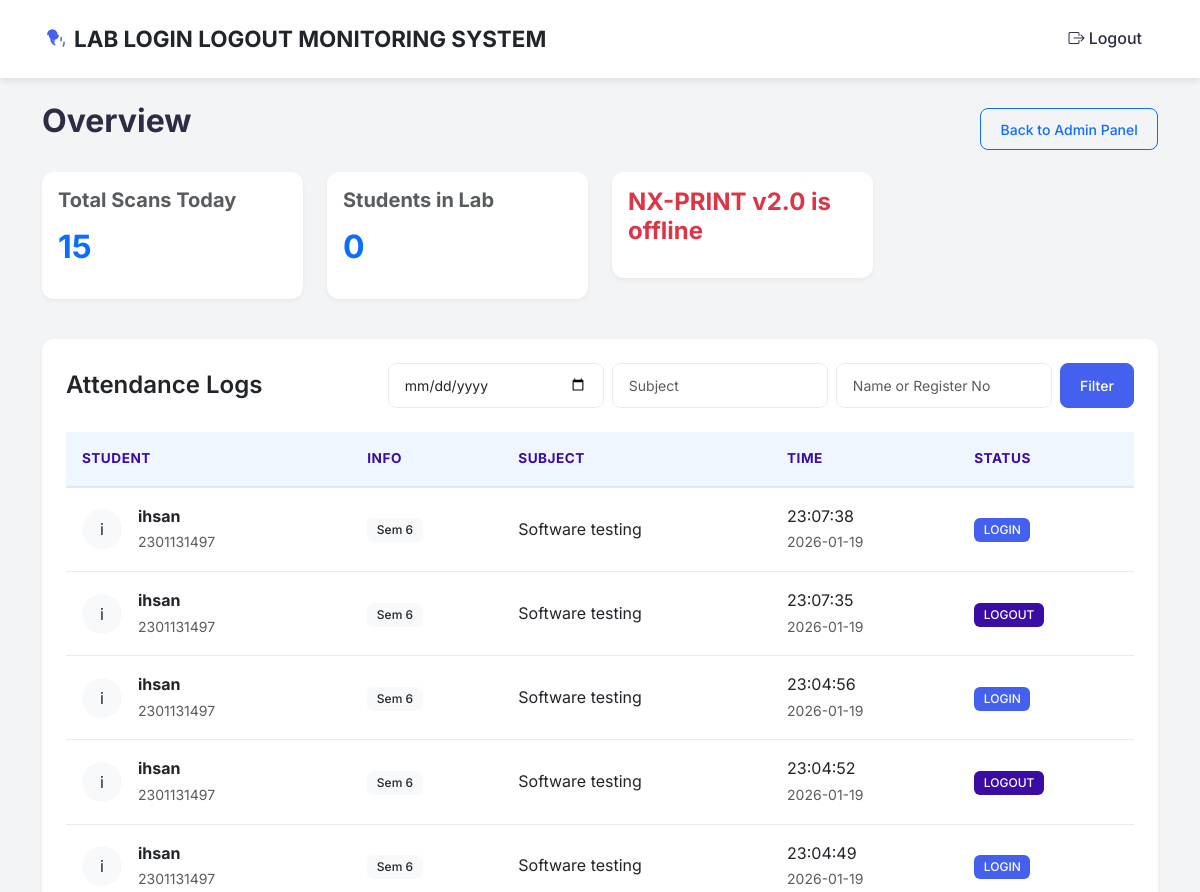
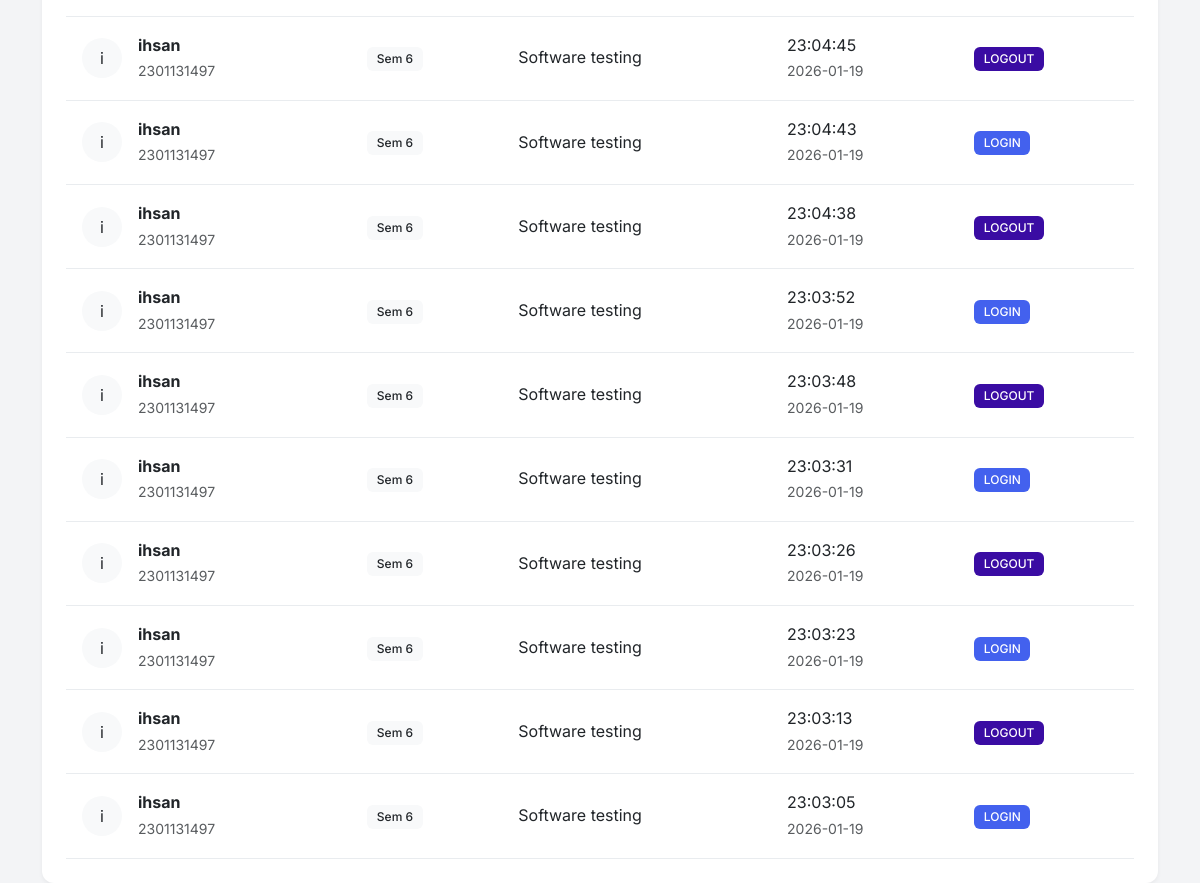
Screenshot of /dashboard (signed in) with the database file from the repository (2 pictures, top to bottom).
### database.py (models this page shows, shortened)
class Attendance(db.Model):
    id = db.Column(db.Integer, primary_key=True)
    student_id = db.Column(db.Integer, db.ForeignKey('student.id'), nullable=False)
    timestamp = db.Column(db.DateTime, default=datetime.now)
    status = db.Column(db.String(20), nullable=False) # LOGIN or LOGOUT
    subject = db.Column(db.String(100), nullable=False) # Subject name at time of scan
    student = db.relationship('Student', backref=db.backref('attendance_records', lazy=True, cascade="all, delete-orphan"))

class Student(db.Model):
    id = db.Column(db.Integer, primary_key=True)
    name = db.Column(db.String(100), nullable=False)
    roll_no = db.Column(db.String(20), unique=True, nullable=False)
    semester = db.Column(db.String(10), nullable=False, default="1") # Added Semantic
    fingerprint_id = db.Column(db.Integer, unique=True, nullable=False)

### app.py (the view, shortened to what this page needs)
@app.route('/dashboard')
def public_dashboard():
    date_filter = request.args.get('date')
    subject_filter = request.args.get('subject')
    search_query = request.args.get('search')
    query = Attendance.query.join(Student)
    if subject_filter:
        query = query.filter(Attendance.subject.ilike(f"%{subject_filter}%"))
    if not (date_filter or subject_filter or search_query):
        recent_logs = query.order_by(Attendance.timestamp.desc()).limit(50).all()
        latest_global = Attendance.query.order_by(Attendance.id.desc()).first()
        last_id = latest_global.id if latest_global else 0
    else:
        recent_logs = query.order_by(Attendance.timestamp.desc()).all()
        latest_global = Attendance.query.order_by(Attendance.id.desc()).first()
        last_id = latest_global.id if latest_global else 0
    active_count = get_active_student_count()
    return render_template('dashboard.html', logs=recent_logs, active_count=active_count, last_id=last_id)

### app.py (called while the page is built)
@login_manager.user_loader
def load_user(user_id):
    return Admin.query.get(int(user_id))

@app.context_processor
def inject_device_status():
    is_connected = (time.time() - last_heartbeat_time) < 5
    return dict(is_device_connected=is_connected)

def get_active_student_count():
    today_start = datetime.combine(date.today(), datetime.min.time())
    subquery = db.session.query(
        Attendance.student_id,
        func.max(Attendance.timestamp).label('max_time')
    ).filter(Attendance.timestamp >= today_start).group_by(Attendance.student_id).subquery()
    count = db.session.query(Attendance).join(
        subquery,
        (Attendance.student_id == subquery.c.student_id) &
        (Attendance.timestamp == subquery.c.max_time)
    ).filter(Attendance.status == 'LOGIN').count()
    return count
    return count

### templates/dashboard.html (shortened to what this page needs)
{% extends 'base.html' %}
{% block content %}
<div class="row mb-4">
    <div class="col-md-12">
        <div class="d-flex justify-content-between align-items-center mb-3">
            <h2>Overview</h2>
            {% if current_user.is_authenticated %}
            <div>
                <a href="{{ url_for('admin_dashboard') }}" class="btn btn-outline-primary btn-sm">
                    Back to Admin Panel
                </a>
            </div>
            {% endif %}
        </div>
        <div class="row">
            <div class="col-md-3">
                <div class="card p-3 mb-3">
                    <h5 class="text-muted">Total Scans Today</h5>
                    <h2 class="fw-bold text-primary">{{ logs|length }}</h2>
                </div>
            </div>
            <div class="col-md-3">
                <div class="card p-3 mb-3">
                    <h5 class="text-muted">Students in Lab</h5>
                    <h2 class="fw-bold text-primary">{{ active_count }}</h2>
                </div>
            </div>
            <div class="col-md-3">
                <div class="card p-3 mb-3 border-primary">
                    {% if is_device_connected %}
                    <div class="d-flex align-items-center justify-content-center">
                        <h4 class="fw-bold text-success mb-0" id="lcd-status">Online</h4>
                        <div class="fingerprint-wrapper" id="fingerprint-anim">
                            <i class="bi bi-fingerprint fingerprint-icon fingerprint-neutral"></i>
                            <i class="bi bi-x-circle-fill error-badge"></i>
                            <i class="bi bi-check-circle-fill success-badge"></i>
                        </div>
                    </div>
                    {% else %}
                    <h4 class="fw-bold text-danger" id="lcd-status">NX-PRINT v2.0 is offline</h4>
                    {% endif %}
                </div>
            </div>
        </div>
    </div>
</div>
<div class="row">
    <div class="col-md-12">
        <div class="card p-4">
            <div class="d-flex justify-content-between align-items-center mb-4">
                <h4 class="card-title mb-0">Attendance Logs</h4>
                <form method="GET" action="{{ url_for('public_dashboard') }}" class="d-flex gap-2">
                    <input type="date" class="form-control form-control-sm" name="date"
                        value="{{ request.args.get('date', '') }}" placeholder="Date">
                    <input type="text" class="form-control form-control-sm" name="subject"
                        value="{{ request.args.get('subject', '') }}" placeholder="Subject">
                    <input type="text" class="form-control form-control-sm" name="search"
                        value="{{ request.args.get('search', '') }}" placeholder="Name or Register No">
                    <button type="submit" class="btn btn-primary btn-sm">Filter</button>
                </form>
            </div>
            <div class="table-responsive">
                <table class="table table-hover align-middle">
                    <thead>
                        <tr>
                            <th>Student</th>
                            <th>Info</th>
                            <th>Subject</th>
                            <th>Time</th>
                            <th>Status</th>
                        </tr>
                    </thead>
                    <tbody>
                        {% for log in logs %}
                        <tr>
                            <td>
                                <div class="d-flex align-items-center">
                                    <div class="avatar bg-light rounded-circle p-2 me-3 text-center"
                                        style="width: 40px; height: 40px;">
                                        {{ log.student.name[0] }}
                                    </div>
                                    <div>
                                        <div class="fw-bold">{{ log.student.name }}</div>
                                        <small class="text-muted">{{ log.student.roll_no }}</small>
                                    </div>
                                </div>
                            </td>
                            <td><span class="badge bg-light text-dark">Sem {{ log.student.semester }}</span></td>
                            <td>{{ log.subject }}</td>
                            <td>{{ log.timestamp.strftime('%H:%M:%S') }} <br> <small class="text-muted">{{
                                    log.timestamp.strftime('%Y-%m-%d') }}</small></td>
                            <td>
                                {% if log.status == 'LOGIN' %}
                                <span class="badge" style="background-color: var(--primary); color: white;">LOGIN</span>
                                {% else %}
                                <span class="badge"
                                    style="background-color: var(--primary-dark); color: white;">LOGOUT</span>
                                {% endif %}
                            </td>
                        </tr>
                        {% else %}
                        <tr>
                            <td colspan="5" class="text-center text-muted py-4">No recent attendance records found.</td>
                        </tr>
                        {% endfor %}
                    </tbody>
                </table>
            </div>
        </div>
    </div>
</div>
</div>
{% endblock %}

### static/css/style.css (style rules this page uses)
:root { --primary: #4361ee; --primary-dark: #3a0ca3; --secondary: #4cc9f0; --success: #2ec4b6; --warning: #ffbe0b; --danger: #e63946; --dark: #2b2d42; --light: #f8f9fa; --surface: #ffffff; --border: #e9ecef; --text-main: #2b2d42; --text-muted: #8d99ae; --shadow-sm: 0 2px 4px rgba(0, 0, 0, 0.05); --shadow-md: 0 4px 6px rgba(0, 0, 0, 0.07); --shadow-lg: 0 10px 15px rgba(0, 0, 0, 0.1); --radius: 12px; }
body { font-family: 'Inter', system-ui, -apple-system, sans-serif; color: var(--text-main); background-color: #f3f4f6; line-height: 1.6; }
h1, h2, h3, h4, h5, h6 { font-weight: 700; color: var(--dark); margin-bottom: 1rem; }
.card { background: var(--surface); border: none; border-radius: var(--radius); box-shadow: var(--shadow-sm); transition: transform 0.2s ease, box-shadow 0.2s ease; overflow: hidden; }
.card-title { font-weight: 600; margin-bottom: 0.5rem; }
.btn { padding: 0.6rem 1.2rem; font-weight: 500; border-radius: 8px; transition: all 0.2s; }
.btn-primary { background-color: var(--primary); border-color: var(--primary); }
.table { margin-bottom: 0; }
.table thead th { background-color: #eff6ff; border-bottom: 2px solid #dbeafe; color: var(--primary-dark); font-size: 0.85rem; text-transform: uppercase; letter-spacing: 0.5px; font-weight: 700; padding: 1rem; }
.table tbody td { padding: 1rem; vertical-align: middle; border-bottom: 1px solid var(--border); }
.form-control, .form-select { border-radius: 8px; border: 1px solid var(--border); padding: 0.7rem 1rem; box-shadow: none; transition: border-color 0.2s; }
.badge { padding: 0.5em 0.8em; font-weight: 500; border-radius: 6px; }

### templates/base.html (style rules this page uses)
body { animation: fadeIn 0.6s ease-out; }

### rows the page displays
Attendance: student "i", student.name "ihsan", student.roll_no "2301131497", student.semester "6", subject "Software testing", timestamp "23:07:38", timestamp "2026-01-19", status "LOGIN"
Attendance: student "i", student.name "ihsan", student.roll_no "2301131497", student.semester "6", subject "Software testing", timestamp "23:07:35", timestamp "2026-01-19", status "LOGOUT"
Attendance: student "i", student.name "ihsan", student.roll_no "2301131497", student.semester "6", subject "Software testing", timestamp "23:04:56", timestamp "2026-01-19", status "LOGIN"
Attendance: student "i", student.name "ihsan", student.roll_no "2301131497", student.semester "6", subject "Software testing", timestamp "23:04:52", timestamp "2026-01-19", status "LOGOUT"
Attendance: student "i", student.name "ihsan", student.roll_no "2301131497", student.semester "6", subject "Software testing", timestamp "23:04:49", timestamp "2026-01-19", status "LOGIN"
Attendance: student "i", student.name "ihsan", student.roll_no "2301131497", student.semester "6", subject "Software testing", timestamp "23:04:45", timestamp "2026-01-19", status "LOGOUT"
Attendance: student "i", student.name "ihsan", student.roll_no "2301131497", student.semester "6", subject "Software testing", timestamp "23:04:43", timestamp "2026-01-19", status "LOGIN"
Attendance: student "i", student.name "ihsan", student.roll_no "2301131497", student.semester "6", subject "Software testing", timestamp "23:04:38", timestamp "2026-01-19", status "LOGOUT"
Attendance: student "i", student.name "ihsan", student.roll_no "2301131497", student.semester "6", subject "Software testing", timestamp "23:03:52", timestamp "2026-01-19", status "LOGIN"
Attendance: student "i", student.name "ihsan", student.roll_no "2301131497", student.semester "6", subject "Software testing", timestamp "23:03:48", timestamp "2026-01-19", status "LOGOUT"
Attendance: student "i", student.name "ihsan", student.roll_no "2301131497", student.semester "6", subject "Software testing", timestamp "23:03:31", timestamp "2026-01-19", status "LOGIN"
Attendance: student "i", student.name "ihsan", student.roll_no "2301131497", student.semester "6", subject "Software testing", timestamp "23:03:26", timestamp "2026-01-19", status "LOGOUT"
Attendance: student "i", student.name "ihsan", student.roll_no "2301131497", student.semester "6", subject "Software testing", timestamp "23:03:23", timestamp "2026-01-19", status "LOGIN"
Attendance: student "i", student.name "ihsan", student.roll_no "2301131497", student.semester "6", subject "Software testing", timestamp "23:03:13", timestamp "2026-01-19", status "LOGOUT"
Attendance: student "i", student.name "ihsan", student.roll_no "2301131497", student.semester "6", subject "Software testing", timestamp "23:03:05", timestamp "2026-01-19", status "LOGIN"

### other values shown
{{ logs|length }} "15"
{{ active_count }} "0"
